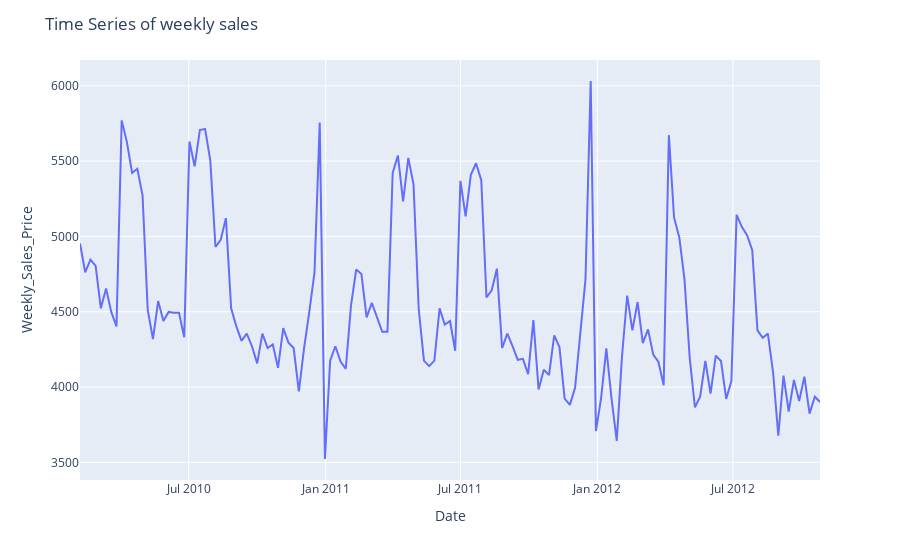

The cell this chart's notebook holds for it:
### Code cell
store_10_Pro_2.reset_index(level=0, inplace=True) #as index here is the date
fig = px.line(store_10_Pro_2, x='Date', y='Weekly_Sales_Price')
fig.update_layout(title_text='Time Series of weekly sales')
fig.show()

### Figure 1 — Plotly figure (JSON) as saved in the notebook; plotly's stock layout.template omitted (floating-point values rounded to 4 significant figures; data arrays with more than 128 entries replaced by an {"elided": "..."} marker saying what was removed)
{"data": [{"hovertemplate": "Date=%{x}<br>Weekly_Sales_Price=%{y}<extra></extra>", "legendgroup": "", "line": {"color": "#636efa", "dash": "solid"}, "marker": {"symbol": "circle"}, "mode": "lines", "name": "", "orientation": "v", "showlegend": false, "type": "scatter", "x": {"elided": "143 str values"}, "xaxis": "x", "y": {"elided": "143 float values"}, "yaxis": "y"}], "layout": {"legend": {"tracegroupgap": 0}, "margin": {"t": 60}, "title": {"text": "Time Series of weekly sales"}, "xaxis": {"anchor": "y", "domain": [0, 1], "title": {"text": "Date"}}, "yaxis": {"anchor": "x", "domain": [0, 1], "title": {"text": "Weekly_Sales_Price"}}}}
